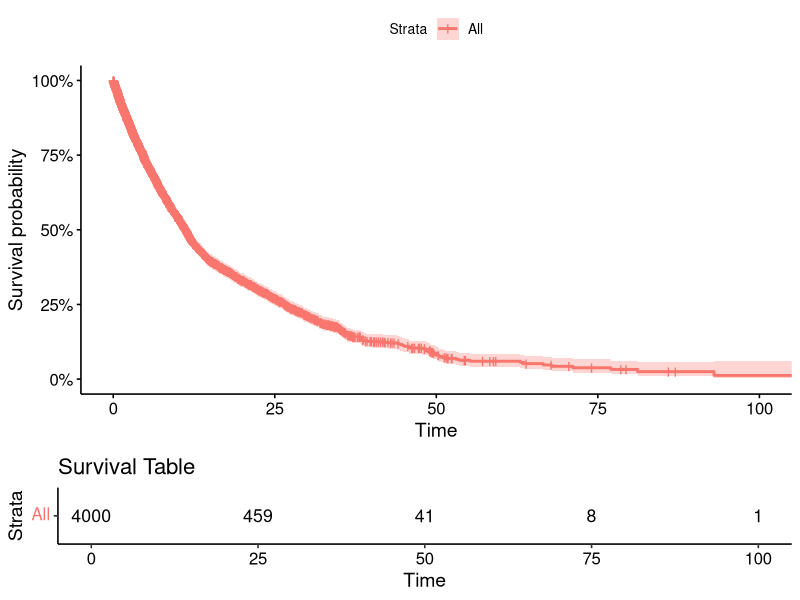
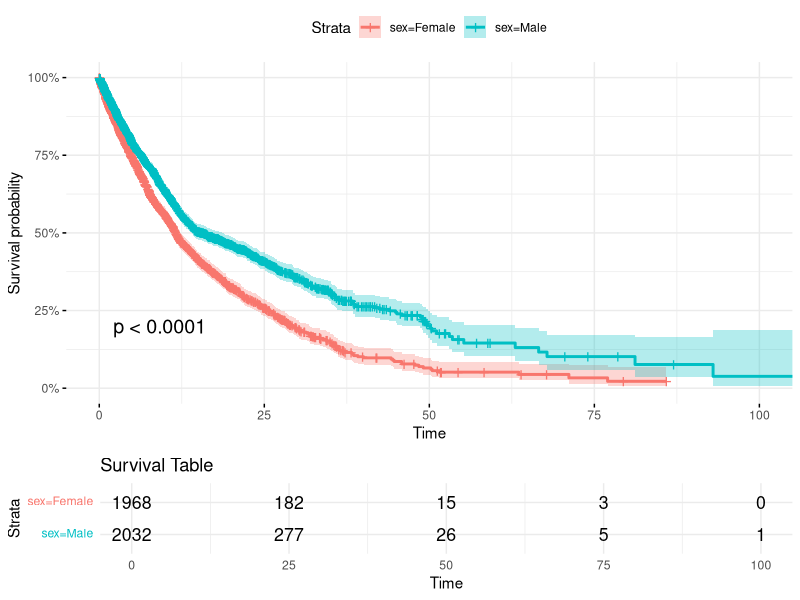
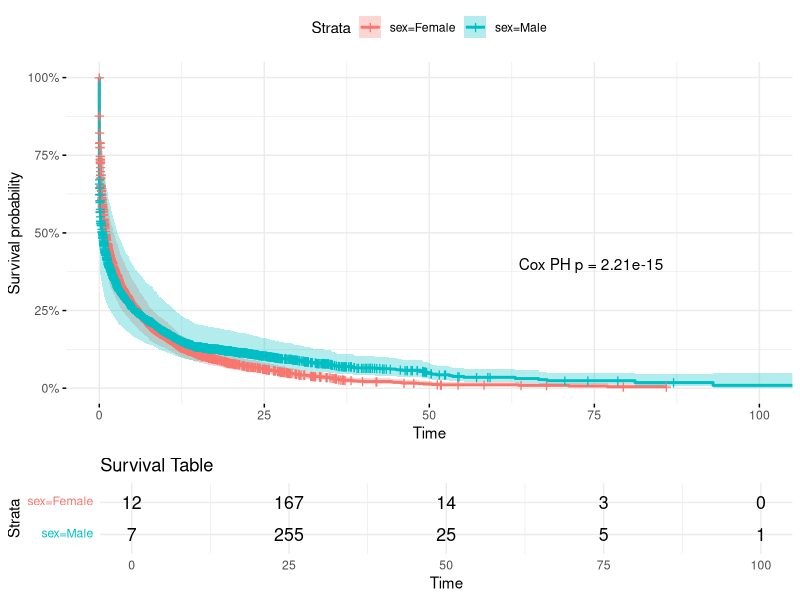
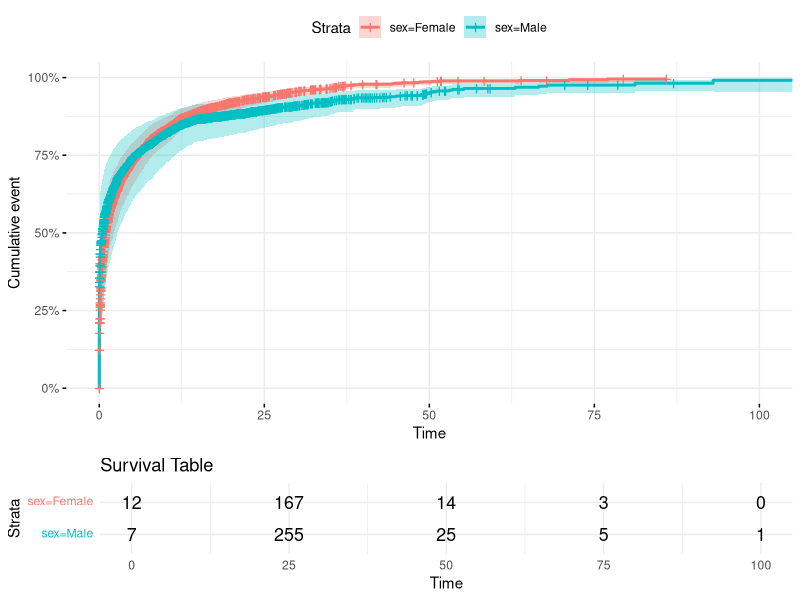

Write R code to recreate these figures, in order. (Note: this script raises an error after producing the figures.)
## ---- chunk 1
library (survival)
library(survminer)
library(tidyverse)
library(knitr)
library(patchwork)
library(splines)

## ---- chunk 2
set.seed(2349871)
## ---- chunk 3


set.seed(123)
n <- 4000

dummy_data <- tibble(
  id = 1:n,
  sex = sample(c("Male", "Female"), size = n, replace = TRUE),
  age = rnorm(n, mean = 50, sd = 10)
) %>%
  # Add baseline time to event
  mutate(
    time_to_event = rexp(n, rate = if_else(sex == "Male", 0.08, 0.1)),  # Males have longer survival at baseline
    start_time = runif(n, min = 0, max = time_to_event * 0.8),
    time_cutoff = 15,
    period = if_else(time_to_event > time_cutoff, "Post", "Pre")
  ) %>%
  # Assign treatment status based on sex and time
  mutate(
    intervention_status = case_when(
      time_to_event <= time_cutoff ~ "PRE",
      time_to_event > time_cutoff & sex == "Female" ~ "CONTROL",
      time_to_event > time_cutoff & sex == "Male" ~ "TREATED"
    ),
    intervention_status = factor(intervention_status, levels = c("PRE", "CONTROL", "TREATED"))
  ) %>%
  # Assign event probability based on intervention_status
  mutate(
    status = case_when(
      intervention_status == "PRE" ~ rbinom(n(), 1, 0.6),
      intervention_status == "CONTROL" ~ rbinom(n(), 1, 0.5),
      intervention_status == "TREATED" ~ rbinom(n(), 1, 0.3)
    ),
    start_time = pmin(start_time, time_to_event - 0.01)
  )

## ---- chunk 4
# Fit a Cox Proportional Hazards model
cox_model <- coxph(Surv(time_to_event, status) ~ age + sex, data = dummy_data)

# Summary of the Cox PH model
summary(cox_model)

## ---- chunk 5
ggsurvplot(survfit(cox_model), 
           data = dummy_data, 
           pval = TRUE,
           risk.table = TRUE, 
           risk.table.title = "Survival Table",
           surv.scale = "percent", # You can change this to other scales like "probability"
           )
## ---- chunk 6
# Plot separate survival curves for each sex without covariates
ggsurvplot(survfit(Surv(time_to_event, status) ~ sex, data = dummy_data), 
           data = dummy_data, pval = TRUE, 
           risk.table = TRUE, risk.table.title = "Survival Table",
           surv.scale = "percent", # You can change this to other scales like "probability"
           conf.int = TRUE, # Show confidence intervals
           ggtheme = theme_minimal())

## ---- chunk 7
# Fit Cox model to get p-value
cox_model <- coxph(Surv(start_time, time_to_event, status) ~ sex, data = dummy_data)


# Extract the p-value from the model
pval_text <- paste0("Cox PH p = ", signif(summary(cox_model)$coefficients[5], 3))

# Save ggsurvplot output to an object
plot_obj <- ggsurvplot(
  survfit(Surv(start_time, time_to_event, status) ~ sex, data = dummy_data), 
  data = dummy_data,
  risk.table = TRUE,
  risk.table.title = "Survival Table",
  surv.scale = "percent",
  conf.int = TRUE,
  ggtheme = theme_minimal()
)

# Add annotation to the survival plot component (plot_obj$plot)
plot_obj$plot <- plot_obj$plot + 
  annotate("text", x = max(dummy_data$time_to_event) * 0.7, y = 0.4, label = pval_text)

# Then print the plot object
print(plot_obj)
## ---- chunk 8
ggsurvplot(
  survfit(Surv(start_time, time_to_event, status) ~ sex, data = dummy_data), 
  data = dummy_data,
  risk.table = TRUE,
  risk.table.title = "Survival Table",
  surv.scale = "percent",
  conf.int = TRUE,
  ggtheme = theme_minimal(),
  fun="event"
)
## ---- chunk 9

dummy_data <- dummy_data %>%
  mutate(
    intervention_active = case_when(
      time_to_event <= 15 ~ "PRE_INTERVENTION",
      sex == "Female" & time_to_event > 15 ~ "CONTROL_ARM",
      sex == "Male" & time_to_event > 15 ~ "INTERVENTION_ARM"
    ),
    intervention_active = factor(
      intervention_active,
      levels = c("PRE_INTERVENTION", "CONTROL_ARM", "INTERVENTION_ARM")
    )
  )

## ---- chunk 10

coxph(Surv(start_time, time_to_event, status) ~  intervention_active, data = dummy_data)

## ---- chunk 11
dummy_data %>%
  group_by(male, post_period) %>%
  summarise(
    avg_start_time = mean(start_time),
    median_start_time = median(start_time),
    avg_time_to_event = mean(time_to_event),
    .groups = "drop"
  )
## ---- chunk 12
dummy_data <- dummy_data %>%
  mutate(
    male = if_else(sex == "Male", 1, 0),
    post_period = time_to_event > 15
  )

aft_model <- survreg(Surv(time_to_event, status) ~ male * post_period, data = dummy_data, dist = "weibull")

summary(aft_model)
exp(coef(aft_model))
## ---- chunk 13

aft_model <- survreg(Surv(time_to_event, status) ~ intervention_active, data = dummy_data, dist = "weibull")

# Extract time ratios with proper names
tr <- exp(coef(aft_model))


time_ratios <- c(
  PRE = 1,
  CONTROL = tr["intervention_activeCONTROL_ARM"] / tr["(Intercept)"],
  INTERVENTION = tr["intervention_activeINTERVENTION_ARM"] / tr["(Intercept)"]
)

dummy_data <- dummy_data %>%
  mutate(
    label = case_when(
      intervention_active == "PRE_INTERVENTION" ~ paste0("Pre (ref)\nTR = ", round(time_ratios["PRE"], 2)),
      intervention_active == "CONTROL_ARM" ~ paste0("Control\nTR = ", round(time_ratios["CONTROL"], 2)),
      intervention_active == "INTERVENTION_ARM" ~ paste0("Intervention\nTR = ", round(time_ratios["INTERVENTION"], 2))
    )
  )

fit <- survfit(Surv(time_to_event, status) ~ label, data = dummy_data)

ggsurvplot(
  fit,
  data = dummy_data,
  risk.table = TRUE,
  pval = TRUE,
  conf.int = TRUE,
  ggtheme = theme_minimal(),
  legend.title = "Group (Time Ratio)",
  xlab = "Time to Event",
  ylab = "Survival Probability"
) 
## ---- chunk 14
# Create a new variable IMD

dummy_data<- dummy_data %>% mutate(imd = factor(sample(c("IMD1","IMD2"),replace = T,size=nrow(dummy_data))))


IMD1plot <- plot_obj <- ggsurvplot(
  survfit(Surv(start_time, time_to_event, status) ~  sex, data = filter(dummy_data,imd=="IMD1")),
  data = filter(dummy_data,imd=="IMD1"),
  risk.table = TRUE,
  surv.scale = "percent",
  conf.int = TRUE,
  facet.by = "intervention_period",  # facet by sex to match strata
  ggtheme = theme_minimal(),
  fun="event",
  xlim = c(0,80),
  break.time.by = 10 
)

IMD2plot <- plot_obj <- ggsurvplot(
  survfit(Surv(start_time, time_to_event, status) ~  sex, data = filter(dummy_data,imd=="IMD2")),
  data = filter(dummy_data,imd=="IMD2"),
  risk.table = TRUE,
  surv.scale = "percent",
  conf.int = TRUE,
  facet.by = "intervention_period",  # facet by sex to match strata
  ggtheme = theme_minimal(),
  fun="event",
  xlim = c(0,80),
  break.time.by = 10         # Forces ticks up to 60

)

(IMD1plot+ggtitle("IMD-1")) / (IMD2plot + ggtitle("IMD-2"))

## ---- chunk 15
dummy_data <- dummy_data %>% mutate(sex_numeric = ifelse(sex == "Female", 1, 0))

coxph(Surv(time_to_event, status) ~ age + sex_numeric + tt(sex_numeric), 
       data = dummy_data, 
       tt = function(x, t, ...) x * t)
## ---- chunk 16
# Fit the model with natural spline time-varying effect
cox_tv_model <- coxph(
  Surv(time_to_event, status) ~ age + sex_numeric + tt(sex_numeric),
  data = dummy_data,
  tt = function(x, t, ...) x * ns(t, df = 3) # ns is splines, df = 3 defines the knot numbers (1=linear, 2/3 good start point. Use AIC to test fits with different values of df)
)
cox_tv_model


## ---- chunk 17
# Create a data frame of times to predict the effect over
time_vals <- seq(0.1, max(dummy_data$time_to_event), length.out = 100)  # start at 0.1 to avoid log(0)

# Get the spline basis at these time points
spline_basis <- ns(time_vals, df = 3)

# Extract coefficients for the time-varying effect of sex_numeric
coef_tv <- coef(cox_tv_model)[grepl("tt\\(sex_numeric\\)", names(coef(cox_tv_model)))]

# Multiply spline basis by coefficients to get log(HR) over time
log_hr <- as.vector(spline_basis %*% coef_tv)
hr <- exp(log_hr)

# Combine into a data frame for plotting
plot_df <- data.frame(
  time = time_vals,
  log_hr = log_hr,
  hr = hr
)

# Extract variance-covariance matrix
vcov_tv <- vcov(cox_tv_model)
coef_tv <- coef(cox_tv_model)[grepl("tt\\(sex_numeric\\)", names(coef(cox_tv_model)))]

#Compute log(HR), SE, CI at each time point
log_hr <- as.vector(spline_basis %*% coef_tv)

# Compute standard error at each point
se_log_hr <- sqrt(rowSums((spline_basis %*% vcov_tv[grepl("tt\\(sex_numeric\\)", rownames(vcov_tv)), 
                                                    grepl("tt\\(sex_numeric\\)", colnames(vcov_tv))]) * spline_basis))

# 95% confidence intervals on log-HR scale
log_hr_lower <- log_hr - 1.96 * se_log_hr
log_hr_upper <- log_hr + 1.96 * se_log_hr

# Convert to HR scale
hr <- exp(log_hr)
hr_lower <- exp(log_hr_lower)
hr_upper <- exp(log_hr_upper)

#  Combine for plotting
plot_df <- data.frame(
  time = time_vals,
  hr = hr,
  hr_lower = hr_lower,
  hr_upper = hr_upper
)

#  Plot with ggplot2
ggplot(plot_df, aes(x = time, y = hr)) +
  geom_line(color = "steelblue", linewidth = 1.2) +
  geom_ribbon(aes(ymin = hr_lower, ymax = hr_upper), alpha = 0.2, fill = "steelblue") +
  geom_hline(yintercept = 1, linetype = "dashed", color = "gray40") +
  labs(
    title = "Time-Varying Hazard Ratio for Being Female (vs Male)",
    x = "Time since entry",
    y = "Hazard Ratio (with 95% CI)"
  ) +
  theme_minimal()
## ---- chunk 18
dummy_data <- dummy_data %>% mutate(exposure_duration = case_when(
                                        time_to_event<=15 ~ 0,
                                        time_to_event >15 ~ time_to_event-15
                                                                  )
                                    )

coxph(Surv(start_time, time_to_event, status) ~ intervention_period + intervention_active+ intervention_active:exposure_duration + strata(sex), data = dummy_data)
## ---- chunk 19
cox_model <- coxph(Surv(start_time, time_to_event, status) ~ intervention_period + intervention_active + strata(sex), data = dummy_data)

cox_model
## ---- chunk 20
ph_test <- cox.zph(cox_model)
print(ph_test)
## ---- chunk 21
# Extract residuals into a tidy format
res_df <- as.data.frame(ph_test$y)
res_df$time <- ph_test$x

# Add covariate names for faceting
res_df_long <- res_df %>%
  pivot_longer(
    cols = -time,
    names_to = "covariate",
    values_to = "residual"
  )

ggplot(res_df_long, aes(x = time, y = residual)) +
  geom_point(alpha = 0.4) +
  geom_smooth(se = TRUE, method = "loess", span = 0.7) +
  geom_hline(yintercept = 0, linetype = "dashed") +
  facet_wrap(~ covariate, scales = "free_y") +
  theme_minimal() +
  labs(
    title = "Schoenfeld Residuals (Faceted)",
    y = "Scaled Schoenfeld Residuals",
    x = "Time"
  )
